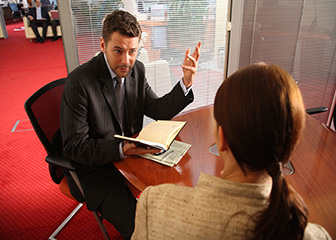
#> input picture humen.jpeg, 336 x 240 px
$ python image_grabcut_foreground_extraction.py
#> lines starting #> are read from the running program, lines starting #| are printed output that depends on the picture
import cv2
import numpy as np
import matplotlib.pyplot as plt
'''
# steps of Grabcut
# 1. define a rectangle in an image
# 2. the area outside of the rectangle is automatically considered as background
# 3. use the background info to segregate the background and figure in the rectangle is
# 4. use Gaussian mixed model (GMM) to model the background and figure, and denote the undefined pixels as the possible background/figure
# 5. the adjacent pixels are considered as a graph structure and the links are the color similarity between the adjacent pixels
# 6. every pixel in the graph structure is linked to the node of figure/background
# 7. if the linked nodes (may linked to figure/background) belong to different end nodes, then cut their edge for segregate the image
GrabCut演算法的實現步驟：
1 在圖片中定義(一個或者多個)包含物體的矩形。
2 矩形外的區域被自動認為是背景。
3 對於使用者定義的矩形區域，可用背景中的資料來區分它裡面的前景和背景區域。
4 用高斯混合模型(GMM)來對背景和前景建模，並將未定義的畫素標記為可能的前景或者背景。
5 影象中的每一個畫素都被看做通過虛擬邊與周圍畫素相連線，而每條邊都有一個屬於前景或者背景的概率，這是基於它與周邊畫素顏色上的相似性。
6 每一個畫素(即演算法中的節點)會與一個前景或背景節點連線。
7 在節點完成連線後(可能與背景或前景連線)，若節點之間的邊屬於不同終端(即一個節點屬於前景，另一個節點屬於背景)，則會切斷他們之間的邊，這就能將影象各部分分割出來。

cv2.grabCut(img, mask, rect, bgdModel, fgdModel, iterCount[, mode]) → None
'''

img = cv2.imread('humen.jpeg')
#> img is the input picture: shape (240, 336, 3); mean B, G, R 70.8, 83.7, 128.6
mask = np.zeros(img.shape[:2], np.uint8)

bgdModel = np.zeros((1, 65), np.float64)
fgModel = np.zeros((1, 65), np.float64)

rect = (100, 10, 50, 70)  # (dx, dy, weight, hight)

cv2.grabCut(img, mask, rect, bgdModel, fgModel, 5, cv2.GC_INIT_WITH_RECT)
# 呼叫grabcut得到rect[0,1,2,3],將0,2合併為0,   1,3合併為1  存放於mask2中
# 0 is definite background; 1 is definite foreground; 2 is probable background; 3 is probable foreground
mask2 = np.where((mask == 2) | (mask == 0), 0, 1).astype('uint8')
# np.newaxis is equal to None
# the shape is decided by the [:,:,None] (3 way)
# the None array will be one
img = img*mask2[:, :, np.newaxis]
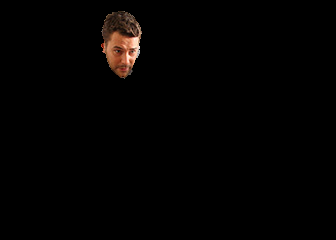
#> img: shape (240, 336, 3); mean B, G, R 1.5, 2.1, 3.2
plt.imshow(img)
plt.colorbar()
plt.show()
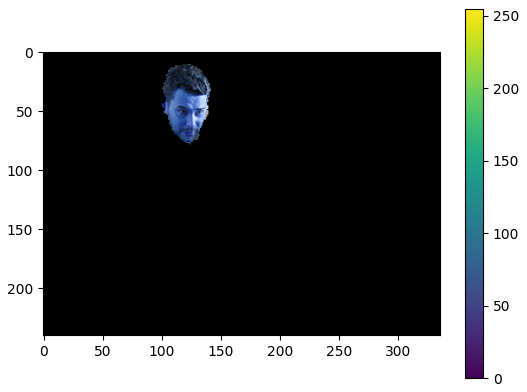
#> figure drawn by matplotlib, 2 panels; B, G, R data is drawn as R, G, B

$ run again, with pis.jpeg copied over humen.jpeg
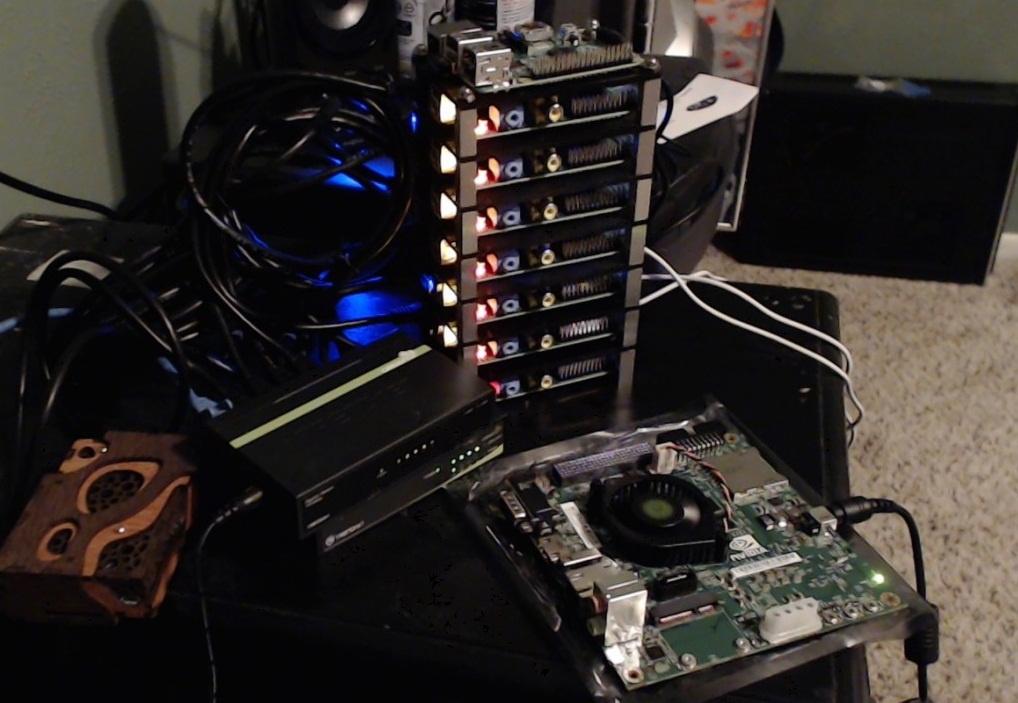
#> input picture pis.jpeg, 1018 x 703 px
#> img is the input picture: shape (703, 1018, 3); mean B, G, R 40.7, 43.2, 48.1
#> img: shape (703, 1018, 3); every value is 0
#> `plt.show()`:
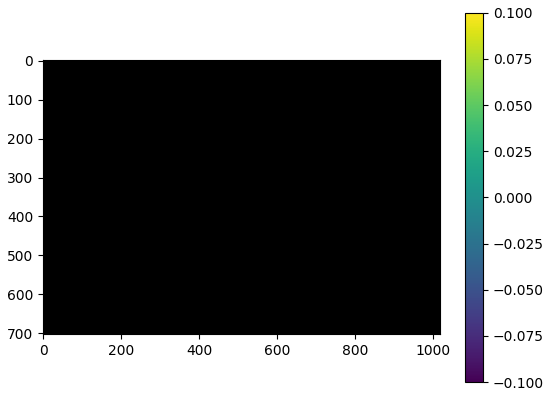
#> figure drawn by matplotlib, 2 panels
